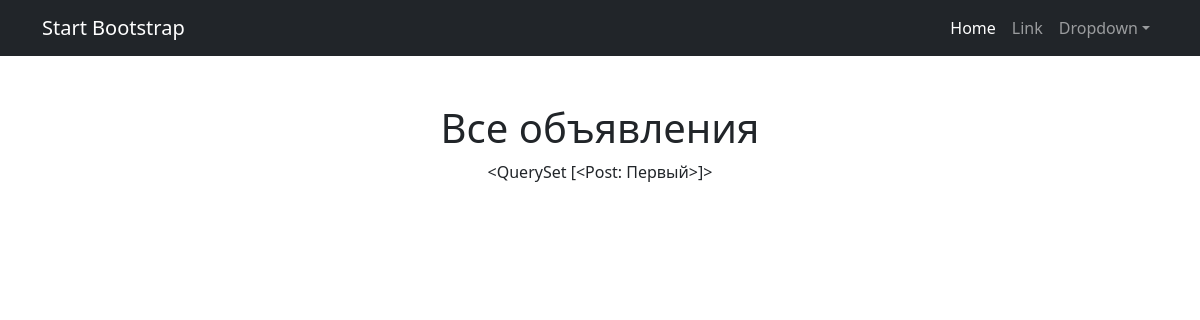
Page /board/post/ on the earlier database version.
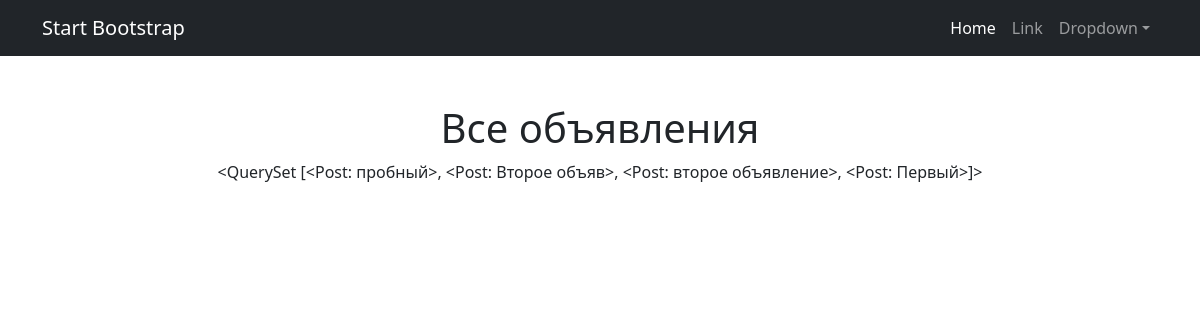
Same page on the later database version.
### Bullboard/models.py (models this page shows, shortened)
class Post(models.Model):
    author = models.ForeignKey(User, on_delete=models.CASCADE)
    title = models.CharField(max_length=255)
    text = models.TextField()
    created = models.DateTimeField(auto_now_add=True)
    category = models.ForeignKey('Category', on_delete=models.CASCADE)
    def __str__(self):
        return self.title

### Bullboard/views.py (the view)
# urls.py: path('post/', PostList.as_view(), name='post_list'),
class PostList(ListView):
    model = Post # Указываем модель, объекты которой мы будем выводить
    ordering = '-created'     # Поле, которое будет использоваться для сортировки объектов
    template_name = 'post.html'  # Указываем имя шаблона,
    context_object_name = 'posts'  # имя списка, в котором будут лежать все объекты.чтобы обратиться к списку объектов в html-шаблоне

### templates/post.html (shortened to what this page needs)
{% extends 'flatpages/default.html' %}
{% block content %}
<h1>Все объявления</h1>
{{ posts }}
{% endblock content %}

### templates/flatpages/default.html (shortened to what this page needs)
<!DOCTYPE html>
<html lang="en">
    <head>
        {% load static %}
        <link href="{% static 'css/styles.css' %}" rel="stylesheet" />
    </head>
    <body>
        <nav class="navbar navbar-expand-lg navbar-dark bg-dark">
            <div class="container">
                <a class="navbar-brand" href="#">Start Bootstrap</a>
                <div class="collapse navbar-collapse" id="navbarSupportedContent">
                    <ul class="navbar-nav ms-auto mb-2 mb-lg-0">
                        <li class="nav-item"><a class="nav-link active" aria-current="page" href="#">Home</a></li>
                        <li class="nav-item"><a class="nav-link" href="#">Link</a></li>
                        <li class="nav-item dropdown">
                            <a class="nav-link dropdown-toggle" id="navbarDropdown" href="#" role="button" data-bs-toggle="dropdown" aria-expanded="false">Dropdown</a>
                        </li>
                    </ul>
                </div>
            </div>
        </nav>
        <div class="container">
            <div class="text-center mt-5">
                {% block content %}
                {% endblock content %}
            </div>
        </div>
    </body>
</html>

Differences in the rows shown:
no longer on this page (row unchanged): Post: title "<QuerySet [<Post: Первый>]>"
added Post: title.title "<QuerySet [<Post: пробный>, <Post: Второе объяв>, <Post: второе объявление>, <Post: Первый>]>"
